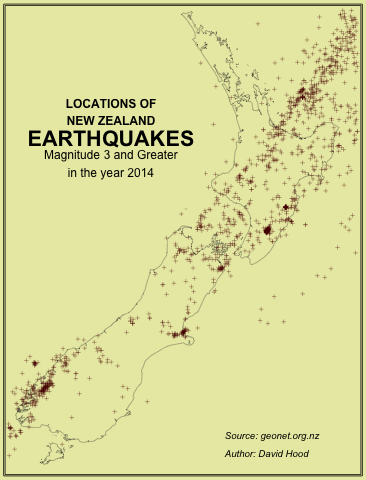

This chart was generated by the following R code:
#Earthquakes in 2014 in New Zealand
#Part of https://github.com/thoughtfulbloke/statAtlasNZ
#MIT Licenced
#Author: David Hood

#packages:
if(!(require("maps"))){
  install.packages("maps")
  require(maps)
}
if(!(require("mapdata"))){
  install.packages("mapdata")
  require(mapdata)
}

#data
eqURL <- "http://quakesearch.geonet.org.nz/services/1.0.0/csv?minmag=3&startdate=2014-01-01T0:00:00&enddate=2015-01-01T0:00:00"

if(!(file.exists("localCache.csv"))){
  dataFromGeoNet <- read.csv(eqURL)
  write.csv(dataFromGeoNet, file="localCache.csv", row.names=FALSE)
}

#save par settings
oldpar <- par()

earthq <- read.csv("localCache.csv")

#match coordinate system to map
earthq$longitude[earthq$longitude < 0] <- earthq$longitude[earthq$longitude < 0] * -1
earthq <- earthq[earthq$longitude >166.15 & earthq$longitude < 179.25 & earthq$latitude > -47.45 & earthq$latitude < -34.35,]

themecol <- "#e9eab0"
png(filename = "earthquakes2014.png",width = 366, height = 480, units = "px", bg=themecol) #screen
par(oma= c(0,0,0,0))
par(mar= c(0,0,0,0))
map("nzHires", xlim = c(166, 179.4), ylim = c(-47.6, -34.2), fill=FALSE, col="#222222", mar = c(0,0,0,0), boundary= TRUE, lwd=0.4)
points(earthq$longitude,earthq$latitude, pch=3, col="#55000066", cex=0.5)
polygon(x= c(166, 166, 179.4, 179.4), y= c(-47.6, -34.2, -34.2, -47.6), lwd=3, border="black")
polygon(x= c(166, 166, 179.4, 179.4), y= c(-47.6, -34.2, -34.2, -47.6), lwd=1, border=themecol)
polygon(x= c(166.5, 166.5, 173.5, 173.5), y= c(-40, -36.5, -36.5, -40), border=NA, col=themecol)
par(font=2)
text(x= 170, y = -37, labels = "LOCATIONS OF")
text(x= 170, y = -37.5, labels = "NEW ZEALAND")
text(x= 170, y = -38, labels = "EARTHQUAKES", cex=1.8)
par(font=1)
text(x= 170, y = -38.5, labels = "Magnitude 3 and Greater")
text(x= 170, y = -39, labels = "in the year 2014")
par(font=3)
text(x= 174, y = -46.5, labels = "Source: geonet.org.nz", pos=4, cex=0.8)
text(x= 174, y = -47, labels = "Author: David Hood", pos=4, cex=0.8)
dev.off()
par(font=oldpar$font)
par(mar=oldpar$mar)
par(oma=oldpar$oma)
